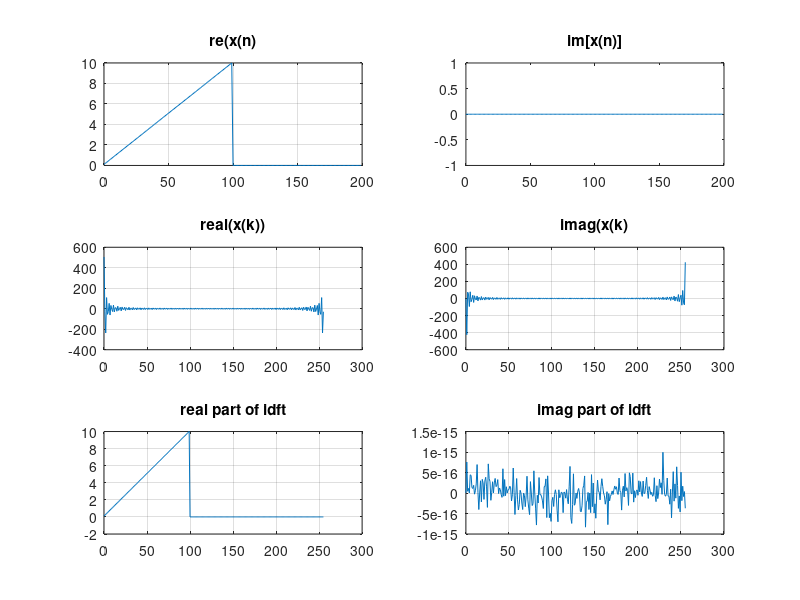

Here is the MATLAB script that generated this plot:
%initialize
clc;
clear; 
close;

N = 200;  %length of signal no of smaples in x[n]
L = 256;  %length of dft
nn = 0:N-1;
kk = 0:L-1;
% the signal x

xr = [0.1*(1:100) zeros(1,N-100)];  %real part 
xi = [zeros(1,N)]; %imaginary part
x = xr+ i*xi;

%freqz bulit in for dtft 
% fft is built in function for dft

xf = fft(x,L);
subplot(3,2,1);grid;
plot(nn,xr);grid;
title('re(x(n)');

subplot(3,2,2);

plot(nn,xi);
title('im[x(n)]');

subplot(3,2,3);
plot(kk,real(xf));grid;

title('real(x(k))');
subplot(3,2,4);
plot(kk,imag(xf));grid;

title('imag(x(k)');

xx = ifft(xf,L);
subplot(3,2,5);
plot(kk,real(xx));grid;
title('real part of idft');

subplot(3,2,6);
plot(kk,imag(xx));grid;
title('imag part of idft');

